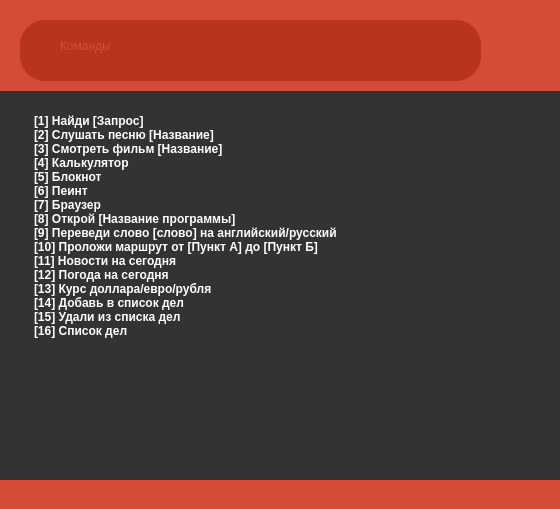
<?xml version="1.0" encoding="UTF-8"?>
<ui version="4.0">
 <class>Form</class>
 <widget class="QWidget" name="Form">
  <property name="geometry">
   <rect>
    <x>0</x>
    <y>0</y>
    <width>560</width>
    <height>509</height>
   </rect>
  </property>
  <property name="minimumSize">
   <size>
    <width>560</width>
    <height>509</height>
   </size>
  </property>
  <property name="maximumSize">
   <size>
    <width>560</width>
    <height>509</height>
   </size>
  </property>
  <property name="windowTitle">
   <string>Command</string>
  </property>
  <property name="windowIcon">
   <iconset>
    <normaloff>check.png</normaloff>check.png</iconset>
  </property>
  <widget class="QLabel" name="label_2">
   <property name="geometry">
    <rect>
     <x>0</x>
     <y>0</y>
     <width>891</width>
     <height>681</height>
    </rect>
   </property>
   <property name="styleSheet">
    <string notr="true">* {
font-family: Arial;
font-size: 24x
}

QFrame{
background: #333;
}</string>
   </property>
   <property name="text">
    <string/>
   </property>
  </widget>
  <widget class="QTextEdit" name="textEdit_2">
   <property name="geometry">
    <rect>
     <x>30</x>
     <y>110</y>
     <width>501</width>
     <height>341</height>
    </rect>
   </property>
   <property name="styleSheet">
    <string notr="true">* {
font-family: Arial;
font-size:100;
color:white;
border-color:#333;
border: 1px rgba(82, 82, 84, 1);
font-weight: 600
}

QFrame{
background: #333;
}
QScrollBar::add-page:vertical,QScrollBar::sub-page:vertical {
        background:#333;
    }
</string>
   </property>
   <property name="html">
    <string>&lt;!DOCTYPE HTML PUBLIC &quot;-//W3C//DTD HTML 4.0//EN&quot; &quot;http://www.w3.org/TR/REC-html40/strict.dtd&quot;&gt;
&lt;html&gt;&lt;head&gt;&lt;meta name=&quot;qrichtext&quot; content=&quot;1&quot; /&gt;&lt;style type=&quot;text/css&quot;&gt;
p, li { white-space: pre-wrap; }
&lt;/style&gt;&lt;/head&gt;&lt;body style=&quot; font-family:'Arial'; font-size:8.064pt; font-weight:600; font-style:normal;&quot;&gt;
&lt;p style=&quot; margin-top:0px; margin-bottom:0px; margin-left:0px; margin-right:0px; -qt-block-indent:0; text-indent:0px;&quot;&gt;&lt;span style=&quot; font-size:9pt;&quot;&gt;[1] Найди [Запрос]&lt;/span&gt;&lt;/p&gt;
&lt;p style=&quot; margin-top:0px; margin-bottom:0px; margin-left:0px; margin-right:0px; -qt-block-indent:0; text-indent:0px;&quot;&gt;&lt;span style=&quot; font-size:9pt;&quot;&gt;[2] Слушать песню [Название]&lt;/span&gt;&lt;/p&gt;
&lt;p style=&quot; margin-top:0px; margin-bottom:0px; margin-left:0px; margin-right:0px; -qt-block-indent:0; text-indent:0px;&quot;&gt;&lt;span style=&quot; font-size:9pt;&quot;&gt;[3] Смотреть фильм [Название]&lt;/span&gt;&lt;/p&gt;
&lt;p style=&quot; margin-top:0px; margin-bottom:0px; margin-left:0px; margin-right:0px; -qt-block-indent:0; text-indent:0px;&quot;&gt;&lt;span style=&quot; font-size:9pt;&quot;&gt;[4] Калькулятор&lt;/span&gt;&lt;/p&gt;
&lt;p style=&quot; margin-top:0px; margin-bottom:0px; margin-left:0px; margin-right:0px; -qt-block-indent:0; text-indent:0px;&quot;&gt;&lt;span style=&quot; font-size:9pt;&quot;&gt;[5] Блокнот&lt;/span&gt;&lt;/p&gt;
&lt;p style=&quot; margin-top:0px; margin-bottom:0px; margin-left:0px; margin-right:0px; -qt-block-indent:0; text-indent:0px;&quot;&gt;&lt;span style=&quot; font-size:9pt;&quot;&gt;[6] Пеинт&lt;/span&gt;&lt;/p&gt;
&lt;p style=&quot; margin-top:0px; margin-bottom:0px; margin-left:0px; margin-right:0px; -qt-block-indent:0; text-indent:0px;&quot;&gt;&lt;span style=&quot; font-size:9pt;&quot;&gt;[7] Браузер&lt;/span&gt;&lt;/p&gt;
&lt;p style=&quot; margin-top:0px; margin-bottom:0px; margin-left:0px; margin-right:0px; -qt-block-indent:0; text-indent:0px;&quot;&gt;&lt;span style=&quot; font-size:9pt;&quot;&gt;[8] Открой [Название программы]&lt;/span&gt;&lt;/p&gt;
&lt;p style=&quot; margin-top:0px; margin-bottom:0px; margin-left:0px; margin-right:0px; -qt-block-indent:0; text-indent:0px;&quot;&gt;&lt;span style=&quot; font-size:9pt;&quot;&gt;[9] Переведи слово [слово] на английский/русский&lt;/span&gt;&lt;/p&gt;
&lt;p style=&quot; margin-top:0px; margin-bottom:0px; margin-left:0px; margin-right:0px; -qt-block-indent:0; text-indent:0px;&quot;&gt;&lt;span style=&quot; font-size:9pt;&quot;&gt;[10] Проложи маршрут от [Пункт А] до [Пункт Б]&lt;/span&gt;&lt;/p&gt;
&lt;p style=&quot; margin-top:0px; margin-bottom:0px; margin-left:0px; margin-right:0px; -qt-block-indent:0; text-indent:0px;&quot;&gt;&lt;span style=&quot; font-size:9pt;&quot;&gt;[11] Новости на сегодня&lt;/span&gt;&lt;/p&gt;
&lt;p style=&quot; margin-top:0px; margin-bottom:0px; margin-left:0px; margin-right:0px; -qt-block-indent:0; text-indent:0px;&quot;&gt;&lt;span style=&quot; font-size:9pt;&quot;&gt;[12] Погода на сегодня&lt;/span&gt;&lt;/p&gt;
&lt;p style=&quot; margin-top:0px; margin-bottom:0px; margin-left:0px; margin-right:0px; -qt-block-indent:0; text-indent:0px;&quot;&gt;&lt;span style=&quot; font-size:9pt;&quot;&gt;[13] Курс доллара/евро/рубля&lt;/span&gt;&lt;/p&gt;
&lt;p style=&quot; margin-top:0px; margin-bottom:0px; margin-left:0px; margin-right:0px; -qt-block-indent:0; text-indent:0px;&quot;&gt;&lt;span style=&quot; font-size:9pt;&quot;&gt;[14] Добавь в список дел&lt;/span&gt;&lt;/p&gt;
&lt;p style=&quot; margin-top:0px; margin-bottom:0px; margin-left:0px; margin-right:0px; -qt-block-indent:0; text-indent:0px;&quot;&gt;&lt;span style=&quot; font-size:9pt;&quot;&gt;[15] Удали из списка дел&lt;/span&gt;&lt;/p&gt;
&lt;p style=&quot; margin-top:0px; margin-bottom:0px; margin-left:0px; margin-right:0px; -qt-block-indent:0; text-indent:0px;&quot;&gt;&lt;span style=&quot; font-size:9pt;&quot;&gt;[16] Список дел&lt;/span&gt;&lt;/p&gt;&lt;/body&gt;&lt;/html&gt;</string>
   </property>
  </widget>
  <widget class="QLabel" name="label">
   <property name="geometry">
    <rect>
     <x>0</x>
     <y>0</y>
     <width>571</width>
     <height>91</height>
    </rect>
   </property>
   <property name="styleSheet">
    <string notr="true">* {
text-align:center;
	font: 30pt &quot;Calibri&quot;;
color:white;
font-size: 300;
background-color:rgb(212,75,56);

}</string>
   </property>
   <property name="text">
    <string/>
   </property>
  </widget>
  <widget class="QLabel" name="label_3">
   <property name="geometry">
    <rect>
     <x>20</x>
     <y>20</y>
     <width>461</width>
     <height>61</height>
    </rect>
   </property>
   <property name="styleSheet">
    <string notr="true">* {
text-align:center;
	font: 30pt &quot;Calibri&quot;;
color:white;
background-color: rgba(184, 52, 31, 1) ;
border-radius:25px;

}</string>
   </property>
   <property name="text">
    <string/>
   </property>
  </widget>
  <widget class="QLabel" name="label_4">
   <property name="geometry">
    <rect>
     <x>60</x>
     <y>20</y>
     <width>181</width>
     <height>51</height>
    </rect>
   </property>
   <property name="styleSheet">
    <string notr="true">* {
color:rgb(212,75,56);
font: 25pt &quot;Calibri&quot;;
}</string>
   </property>
   <property name="text">
    <string>Команды</string>
   </property>
  </widget>
  <widget class="QLabel" name="label_5">
   <property name="geometry">
    <rect>
     <x>500</x>
     <y>20</y>
     <width>71</width>
     <height>61</height>
    </rect>
   </property>
   <property name="text">
    <string/>
   </property>
   <property name="pixmap">
    <pixmap>../PYQT/file.png</pixmap>
   </property>
  </widget>
  <widget class="QLabel" name="label_6">
   <property name="geometry">
    <rect>
     <x>-10</x>
     <y>480</y>
     <width>581</width>
     <height>91</height>
    </rect>
   </property>
   <property name="styleSheet">
    <string notr="true">* {
text-align:center;
	font: 30pt &quot;Calibri&quot;;
color:white;
font-size: 300;
background-color:rgb(212,75,56);

}</string>
   </property>
   <property name="text">
    <string/>
   </property>
  </widget>
 </widget>
 <resources/>
 <connections/>
</ui>
